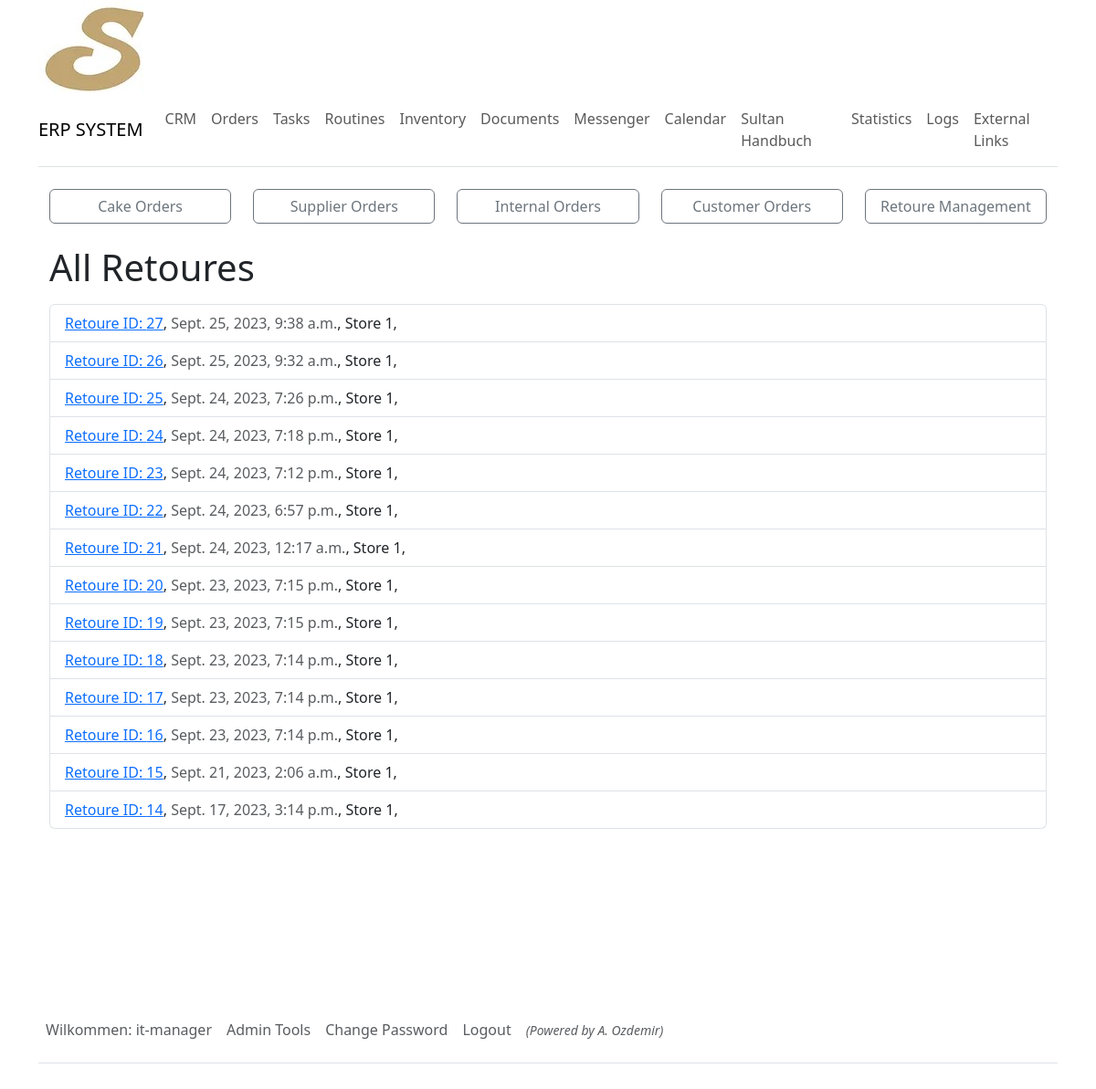
Page /retoure_list (signed in) on the committed database.
### sultanerp/models.py (models this page shows, shortened)
class DynamicText(models.Model):
    title = models.CharField(max_length=255)
    text = models.TextField()

class Retoure(models.Model):
    products = models.ManyToManyField(InternalProducts)
    orderAmount = models.CharField(max_length=255, null=True, blank=True)
    timeStamp = models.DateTimeField(auto_now_add=True)
    branch = models.ForeignKey(Store, on_delete=models.CASCADE, null=True)

class Store(models.Model):
    branchTitle = models.CharField(max_length=50, null=True, blank=True)

class User(AbstractUser):
    first_name = models.CharField(max_length=255)
    last_name = models.CharField(max_length=255)
    personal_nr = models.IntegerField(null=True, blank=True)
    is_active = models.BooleanField(default=True)
    branch = models.ForeignKey(
        Store, on_delete=models.CASCADE, related_name="users", null=True, blank=True)
    user_level = models.ForeignKey(
        Roles, on_delete=models.CASCADE, related_name="users", null=True, blank=True)

### sultanerp/views.py (the view)
# urls.py: path('retoure_list', views.retoure_list_view,
@login_required
@staff_member_required
def retoure_list_view(request):
    if check_view_permission(request.user, 0,3):
        all_retoures = Retoure.objects.all().order_by('-timeStamp')
        return render(request, 'orders/retoure_list.html', {
        'all_retoures': all_retoures})
    else:
        return render(request, 'orders/retoure_list.html')

### sultanerp/utilities/check_view_permission.py (called while the page is built)
def check_view_permission(user, min_level=0, max_level=3):
    hierarchy = user.user_level.hierarchy
    return min_level <= hierarchy <= max_level

### sultanerp/utilities/context_processors.py (called while the page is built)
def dynamic_text_processor(request):
    dynamic_texts_objects = DynamicText.objects.all()
    dynamic_texts_dict = {dt.title: dt for dt in dynamic_texts_objects}
    return {'dynamic_texts': dynamic_texts_dict}

### sultanerp/templates/orders/retoure_list.html (shortened to what this page needs)
{% extends "_base.html" %}
{% block content %}
{% include "navbar.html" %}
{% include "_orders.html" %}
<div class="container mt-4">
    <h1>All Retoures</h1>
    <ul class="list-group mt-3">
        {% for retoure in all_retoures %}
            <li class="list-group-item">
                <a href="{% url 'retoure_detail' retoure.id %}">Retoure ID: {{ retoure.id }}</a>,
                <span class="text-muted">{{ retoure.timeStamp }}</span>,
                {{ retoure.branch.branchTitle }},
                <a href="{% url 'retoure_detail' retoure.id %}" class="btn btn-link">{{dynamic_texts.view_details.text}}</a>
            </li>
        {% endfor %}
    </ul>
</div>
{% endblock %}

### sultanerp/templates/navbar.html (shortened to what this page needs)
<nav class="navbar navbar-expand-lg navbar-light bg-white border-bottom py-2">
  <a class="navbar-brand font-weight-bold" href="{% url 'dashboard' %}">ERP SYSTEM</a>
  <div class="collapse navbar-collapse" id="navbarNav">
    <ul class="navbar-nav">
      <li class="nav-item active">
        <a class="nav-link" href="{% url 'crm_view' %}">CRM</a>
      </li>
      <li class="nav-item">
        <a class="nav-link" href="{% url 'orders_view' %}">{{dynamic_texts.orders.text}}</a>
      </li>
      <li class="nav-item">
        <a class="nav-link" href="{% url 'task_list' %}">{{dynamic_texts.tasks.text}}</a>
      </li>
      <li class="nav-item">
        <a class="nav-link" href="{% url 'routine_list' %}">{{dynamic_texts.routines.text}}</a>
      </li>
      <li class="nav-item">
        <a class="nav-link" href="{% url 'inventory' %}">{{dynamic_texts.inventory.text}}</a>
      </li>
      <li class="nav-item">
        <a class="nav-link" href="{% url 'documents' %}">{{dynamic_texts.documents.text}}</a>
      </li>
      <li class="nav-item">
        <a class="nav-link" href="{% url 'messenger' %}">{{dynamic_texts.messenger.text}}</a>
      </li>
      <li class="nav-item">
        <a class="nav-link" href="{% url 'calendar' %}">{{dynamic_texts.calendar.text}}</a>
      </li>
      <li class="nav-item border-right">
        <a class="nav-link" href="{% url 'wiki_index' %}">{{dynamic_texts.handbook.text}}</a>
      </li>
      {% if user.is_staff %}
      <li class="nav-item">
        <a class="nav-link" href="{% url 'statistics' %}">{{dynamic_texts.statistics.text}}</a>
      </li>
      <li class="nav-item">
        <a class="nav-link" href="{% url 'logs' %}">{{dynamic_texts.logs.text}}</a>
      </li>
      {% endif %}
      {% if user.user_level.hierarchy < 5 %}
      <li class="nav-item">
        <a class="nav-link" href="{% url 'external_links' %}">{{dynamic_texts.external_links.text}}</a>
      </li>
      {% endif %}
    </ul>
  </div>
</nav>

### sultanerp/templates/_orders.html
<br>
<div class="container">
    <div class="row">
        <div class="col-12 col-md">
            <a href="{% url 'cake_order' %}" class="btn btn-outline-secondary w-100 mb-2 mb-md-0">{{dynamic_texts.cake_orders.text}}</a>
        </div>
        <div class="col-12 col-md mt-2 mt-md-0">
            <a href="{% url 'supplier_orders' %}" class="btn btn-outline-secondary w-100 mb-2 mb-md-0">{{dynamic_texts.supplier_orders.text}}</a>
        </div>
        <div class="col-12 col-md mt-2 mt-md-0">
            <a href="{% url 'internal_orders' %}" class="btn btn-outline-secondary w-100 mb-2 mb-md-0">{{dynamic_texts.internal_orders.text}}</a>
        </div>
        <div class="col-12 col-md mt-2 mt-md-0">
            <a href="{% url 'customer_orders' %}" class="btn btn-outline-secondary w-100 mb-2 mb-md-0">{{dynamic_texts.customer_orders.text}}</a>
        </div>
        <div class="col-12 col-md mt-2 mt-md-0">
            <a href="{% url 'retoure' %}" class="btn btn-outline-secondary w-100">{{dynamic_texts.retoure_management.text}}</a>
        </div>
    </div>
</div>

### sultanerp/templates/_footer.html
{% if user.is_authenticated %}
<div class="container">
    <div style="min-height: 10em;"></div>
    <footer class="py-3 my-4">
        <ul class="nav border-bottom pb-3 mb-3">
            {% if user.is_authenticated %}
                <li class="nav-item">
                    <a class="nav-link px-2 text-muted">{{dynamic_texts.welcome.text}}: {{user.username}}</a>
                </li>
        {% if user.user_level.role == 'admin' %}
                <li class="nav-item">
                    <a class="nav-link px-2 text-muted" href="{% url 'admin_tools' %}">Admin Tools</a>
                </li>
        {% endif %}
                <li class="nav-item">
                    <a class="nav-link px-2 text-muted" href="{% url 'password_change' %}">Change Password</a>
                </li>
                <li class="nav-item">
                    <a class="nav-link px-2 text-muted" href="{% url 'logout' %}">Logout</a>
                </li>
                <li>
                    <a class="nav-link px-2 text-muted" style="font-style: italic;"><small>(Powered by A. Ozdemir)</small</a>
                </li>
            {% else %}
                <li class="nav-item">
                    <a class="nav-link px-2 text-muted" href="{% url 'tools' %}">Login</a>
                </li>
            {% endif %}
        </ul>
    </footer>
</div>
{% endif%}

### rows in the picture
DynamicText: orders.text "Orders"
DynamicText: tasks.text "Tasks"
DynamicText: routines.text "Routines"
DynamicText: inventory.text "Inventory"
DynamicText: documents.text "Documents"
DynamicText: messenger.text "Messenger"
DynamicText: calendar.text "Calendar"
DynamicText: handbook.text "Sultan Handbuch"
DynamicText: statistics.text "Statistics"
DynamicText: logs.text "Logs"
DynamicText: external_links.text "External Links"
DynamicText: cake_orders.text "Cake Orders"
DynamicText: supplier_orders.text "Supplier Orders"
DynamicText: internal_orders.text "Internal Orders"
DynamicText: customer_orders.text "Customer Orders"
DynamicText: retoure_management.text "Retoure Management"
Retoure: id "27", timeStamp "Sept. 25, 2023, 9:38 a.m.", branch.branchTitle "Store 1"
Retoure: id "26", timeStamp "Sept. 25, 2023, 9:32 a.m.", branch.branchTitle "Store 1"
Retoure: id "25", timeStamp "Sept. 24, 2023, 7:26 p.m.", branch.branchTitle "Store 1"
Retoure: id "24", timeStamp "Sept. 24, 2023, 7:18 p.m.", branch.branchTitle "Store 1"
Retoure: id "23", timeStamp "Sept. 24, 2023, 7:12 p.m.", branch.branchTitle "Store 1"
Retoure: id "22", timeStamp "Sept. 24, 2023, 6:57 p.m.", branch.branchTitle "Store 1"
Retoure: id "21", timeStamp "Sept. 24, 2023, 12:17 a.m.", branch.branchTitle "Store 1"
Retoure: id "20", timeStamp "Sept. 23, 2023, 7:15 p.m.", branch.branchTitle "Store 1"
Retoure: id "19", timeStamp "Sept. 23, 2023, 7:15 p.m.", branch.branchTitle "Store 1"
Retoure: id "18", timeStamp "Sept. 23, 2023, 7:14 p.m.", branch.branchTitle "Store 1"
Retoure: id "17", timeStamp "Sept. 23, 2023, 7:14 p.m.", branch.branchTitle "Store 1"
Retoure: id "16", timeStamp "Sept. 23, 2023, 7:14 p.m.", branch.branchTitle "Store 1"
Retoure: id "15", timeStamp "Sept. 21, 2023, 2:06 a.m.", branch.branchTitle "Store 1"
Retoure: id "14", timeStamp "Sept. 17, 2023, 3:14 p.m.", branch.branchTitle "Store 1"
DynamicText: welcome.text "Wilkommen"
User: username "it-manager"
